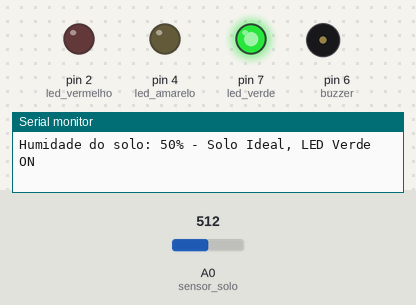
Bench run of a sketch on a simulated Arduino Uno, built with avr-gcc and run on an emulated ATmega328P. Shown: output pins drawn as LEDs (lit = HIGH), buzzer (waves = sounding), the last lines printed to the serial monitor. Inputs (shaded band) come from the test bench; at power-on: A0 (sensor_solo) = 512.

Above: at 1.2 s.
1.3 s: A0 (sensor_solo) set to 375
4.3 s: A0 (sensor_solo) set to 343
At 5.0 s:
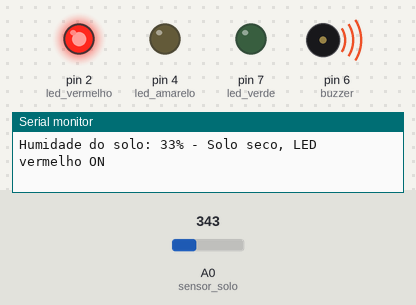
5.8 s: A0 (sensor_solo) set to 900
At 6.6 s:
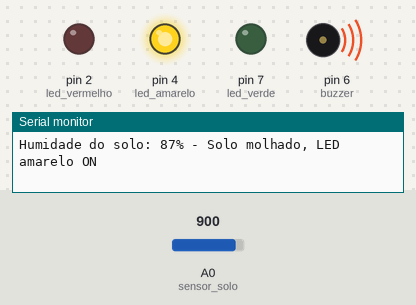
Timing chart, 0 to 8.8 s (numbered marks = the images above; inputs shaded):
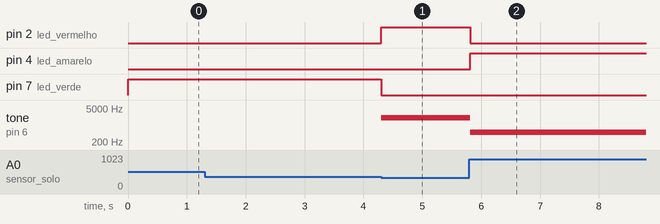

The sketch:

codigo_sensor_buzzer_leds.ino
```cpp
//pinagem
const int led_vermelho = 2;
const int led_amarelo  = 4;
const int led_verde  = 7;
const int buzzer = 6;
const int sensor_solo = A0 ; //pino do sensor analogico
bool solo_humido = false;    // 0/1: false = seco, true = humido AINDA SEM USO

//limites e estado do csolo
const int valor_limite_inferior = 35; // %
const int valor_limite_superior = 75; // %
void setup() {
  Serial.begin(9600);
  //atribuição de entradas
  pinMode(sensor_solo, INPUT);
  //atribuição de saidas
  pinMode(led_vermelho, OUTPUT);
  pinMode(led_amarelo, OUTPUT);
  pinMode(led_verde, OUTPUT);
  pinMode(buzzer, OUTPUT);


}

void loop() {
  int valor_sensor_humidade_solo = analogRead(sensor_solo);//leitura da humidade do sensor
  int valor_sensor_percentagem = map(valor_sensor_humidade_solo, 0, 1023, 0, 100); //conversão para percentagem
  valor_sensor_percentagem = constrain(valor_sensor_percentagem, 0, 100); // garante que a percentagem fica entre 0% e 100%(otimização)

  if (valor_sensor_percentagem < valor_limite_inferior) { // condição led vermelho , seco
    digitalWrite(led_vermelho, HIGH);
    digitalWrite(led_verde, LOW);
    digitalWrite(led_amarelo, LOW);
    tone(buzzer, 2000);
    Serial.print("Humidade do solo: ");
    Serial.print(valor_sensor_percentagem);
    Serial.println("% - Solo seco, LED vermelho ON");
  } else if (valor_sensor_percentagem <= valor_limite_superior) { // condição ideal (35..75) led verde
    digitalWrite(led_vermelho, LOW);
    digitalWrite(led_verde, HIGH);
    digitalWrite(led_amarelo, LOW);
    noTone(buzzer);
    Serial.print("Humidade do solo: ");
    Serial.print(valor_sensor_percentagem);
    Serial.println("% - Solo Ideal, LED Verde ON");
  } else { //>75, muito molhado condição led amarelo
    digitalWrite(led_vermelho, LOW);
    digitalWrite(led_verde, LOW);
    digitalWrite(led_amarelo, HIGH);
    tone(buzzer, 500);
    Serial.print("Humidade do solo: ");
    Serial.print(valor_sensor_percentagem);
    Serial.println("% - Solo molhado, LED amarelo ON");
  }
}
```

Measured:
- the behaviour switches between 359 and 358 on A0 (sensor_solo) (found by bisection; images 0 and 1)
- after the input at 4.3 s, pin 2 (led_vermelho): LOW → HIGH at once; pin 7 (led_verde): HIGH → LOW at once; tone on pin 6 (buzzer): silent → 2000 Hz at once
- after the input at 5.8 s, pin 2 (led_vermelho): HIGH → LOW at once; pin 4 (led_amarelo): LOW → HIGH at once; tone on pin 6 (buzzer): 2000 Hz → 500 Hz at once
